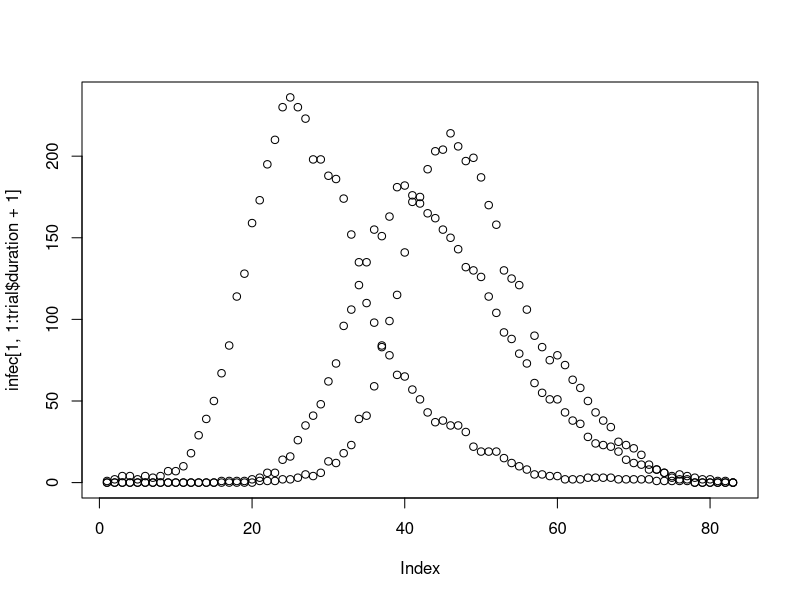

Recreate this plot in R. (Note: this script raises an error after producing the figure.)
#Multi-patch simulation, extension of simple one, it follows the original lines with some modifications
simSIRComplex3.Markov <- function(N, betamatrix, gammas) {
  n<-length(N)
  # initial number of infectives and susceptibles;
  S=N
  S[1]=N[1]-1
  I=rep(0,n)
  I[1]=1
  R=rep(0,n)
  # recording time;
  periods<-rep(0,n)
  t<-0;
  times<-c(t);
  # a vector which records the type of event (1=infection, 2=removal)
  type <- c(1);
  
  #
  
  while (any(I>0)) {
    # time to next event;
    for(i in 1:n){
      if(S[i]*sum(betamatrix[1:n,i]*I)+gammas[i]*I[i]>0){
        periods[i] <-rexp(1,S[i]*sum(betamatrix[1:n,i]*I)+gammas[i]*I[i])
      } else {
        periods[i]<-99999
      }
    }
    k=which.min(periods);
    if (runif(1) <= (S[k]*sum(betamatrix[1:n,k]*I)/(S[k]*sum(betamatrix[1:n,k]*I)+gammas[k]*I[k])) && S[k]>0) {
      # infection
      I[k] <- I[k]+1;
      S[k] <- S[k]-1;
      type <- append(type, k);
      t<-t+min(periods);
      times<-append(times,ceiling(t));
    }
    else if (I[k]>0){
      #removal
      I[k] <- I[k]-1
      R[k]<-R[k]+1
      type <- append(type, k+n);
      t<-t+min(periods);
      times<-append(times,ceiling(t));
    } 
  }
  
  # record the final size , i.e. the number of initially susceptlbles who contracted the disease sometime during the epidemic.
  
  # record the times of events (infections/removals) as well as the type
  # add the following lines in each of the simulation functions
  
  duration <- max(times)
  
  # modify the existing `res` objetct to store the final size and the duration
  
  res <- list("t"=times, "duration" = duration,"type"=type)
  res
}

#examples of parameters, use inputs appropriately
betas=matrix(c(0.0003,0.000025,0.000025,0.000025,0.000025,0.000025,0.000025,0.000025,0.000025,
               0.000025,0.0003,0.000025,0.000025,0.000025,0.000025,0.000025,0.000025,0.000025,
               0.000025,0.000025,0.0003,0.000025,0.000025,0.000025,0.000025,0.000025,0.000025,
               0.000025,0.000025,0.000025,0.0003,0.000025,0.000025,0.000025,0.000025,0.000025,
               0.000025,0.000025,0.000025,0.000025,0.0003,0.000025,0.000025,0.000025,0.000025,
               0.000025,0.000025,0.000025,0.000025,0.000025,0.0003,0.000025,0.000025,0.000025,
               0.000025,0.000025,0.000025,0.000025,0.000025,0.000025,0.0003,0.000025,0.000025,
               0.000025,0.000025,0.000025,0.000025,0.000025,0.000025,0.000025,0.0003,0.000025,
               0.000025,0.000025,0.000025,0.000025,0.000025,0.000025,0.000025,0.000025,0.0003),ncol=9)
betas=matrix(c(0.0003,0.00005,0.00005,0.00005,0.00005,
               0.00005,0.0003,0.00005,0.00005,0.00005,
               0.00005,0.00005,0.0003,0.00005,0.00005,
               0.00005,0.00005,0.00005,0.0003,0.00005,
               0.00005,0.00005,0.00005,0.00005,0.0003),ncol=5)
betas=matrix(c(0.0005,0.000001,0.000001,
               0.000001,0.00045,0.00005,
               0.000001,0.00005,0.00045),ncol=3)
Ns=c(1000,1000,1000,1000,1000,1000,1000,1000,1000)
Ns=c(1000,1000,1000,1000,1000)
Ns=c(1000,1000,1000)
gammas=runif(9,0.2,0.2)
gammas=runif(5,0.2,0.2)
gammas=c(0.2,0.2,0.2)
#example of simulation
trial<-simSIRComplex3.Markov(Ns,betas,gammas)
trial
#looking at the dynamics
infec<-matrix(rep(0,length(Ns)*(trial$duration+1)),nrow=length(Ns))
infec[1,1]=1
remov<-matrix(rep(0,length(Ns)*(trial$duration+1)),nrow=length(Ns))
for(i in 1:trial$duration){
  if (i %in% trial$t){
    for(j in 1:length(Ns)){
      remov[j,i+1]<-remov[j,i]+sum(trial$type[trial$t==i]==(j+length(Ns)));
      infec[j,i+1]<-infec[j,i]+sum(trial$type[trial$t==i]==(j))-sum(trial$type[trial$t==i]==(j+length(Ns)));
    }
  } 
  else{
    for(j in 1:length(Ns)){
    remov[j,i+1]<-remov[j,i];
    infec[j,i+1]<-infec[j,i];
    }
  }  
}

#plotting
plot(infec[1,1:trial$duration+1])
points(infec[2,1:trial$duration+1])
points(infec[3,1:trial$duration+1])
points(infec[4,1:trial$duration+1])
points(infec[5,1:trial$duration+1])
inf=colSums(infec)
plot(inf)
rem=colSums(remov)
plot(rem)

#recording 

write.table(t(infec[1,]), "complex/com_infec_9_1_1.csv", row.names=FALSE,col.names = FALSE,append=F,sep=',')
write.table(t(remov[1,]), "complex/com_remov_9_1_1.csv", row.names=F, col.names = F, append=F,sep=',')
write.table(t(infec[2,]), "complex/com_infec_9_1_2.csv", row.names=FALSE,col.names = FALSE,append=F,sep=',')
write.table(t(remov[2,]), "complex/com_remov_9_1_2.csv", row.names=F, col.names = F, append=F,sep=',')
write.table(t(infec[3,]), "complex/com_infec_9_1_3.csv", row.names=FALSE,col.names = FALSE,append=F,sep=',')
write.table(t(remov[3,]), "complex/com_remov_9_1_3.csv", row.names=F, col.names = F, append=F,sep=',')
write.table(t(infec[4,]), "complex/com_infec_9_1_4.csv", row.names=FALSE,col.names = FALSE,append=F,sep=',')
write.table(t(remov[4,]), "complex/com_remov_9_1_4.csv", row.names=F, col.names = F, append=F,sep=',')
write.table(t(infec[5,]), "complex/com_infec_9_1_5.csv", row.names=FALSE,col.names = FALSE,append=F,sep=',')
write.table(t(remov[5,]), "complex/com_remov_9_1_5.csv", row.names=F, col.names = F, append=F,sep=',')
write.table(t(infec[6,]), "complex/com_infec_9_1_6.csv", row.names=FALSE,col.names = FALSE,append=F,sep=',')
write.table(t(remov[6,]), "complex/com_remov_9_1_6.csv", row.names=F, col.names = F, append=F,sep=',')
write.table(t(infec[7,]), "complex/com_infec_9_1_7.csv", row.names=FALSE,col.names = FALSE,append=F,sep=',')
write.table(t(remov[7,]), "complex/com_remov_9_1_7.csv", row.names=F, col.names = F, append=F,sep=',')
write.table(t(infec[8,]), "complex/com_infec_9_1_8.csv", row.names=FALSE,col.names = FALSE,append=F,sep=',')
write.table(t(remov[8,]), "complex/com_remov_9_1_8.csv", row.names=F, col.names = F, append=F,sep=',')
write.table(t(infec[9,]), "complex/com_infec_9_1_9.csv", row.names=FALSE,col.names = FALSE,append=F,sep=',')
write.table(t(remov[9,]), "complex/com_remov_9_1_9.csv", row.names=F, col.names = F, append=F,sep=',')

write.table(t(inf), "complex/com_infec_9_1.csv", row.names=F, col.names = F, append=F,sep=',')
write.table(t(rem), "complex/com_remov_9_1.csv", row.names=F, col.names = F, append=F,sep=',')




#recording I and R
write.table(t(infec[1,]), "complex/com_infec_3_10_1.csv", row.names=FALSE,col.names = FALSE,append=F,sep=',')
write.table(t(remov[1,]), "complex/com_remov_3_10_1.csv", row.names=F, col.names = F, append=F,sep=',')
write.table(t(infec[2,]), "complex/com_infec_3_10_2.csv", row.names=FALSE,col.names = FALSE,append=F,sep=',')
write.table(t(remov[2,]), "complex/com_remov_3_10_2.csv", row.names=F, col.names = F, append=F,sep=',')
write.table(t(infec[3,]), "complex/com_infec_3_10_3.csv", row.names=FALSE,col.names = FALSE,append=F,sep=',')
write.table(t(remov[3,]), "complex/com_remov_3_10_3.csv", row.names=F, col.names = F, append=F,sep=',')
#total
write.table(t(inf), "complex/com_infec_3_10.csv", row.names=F, col.names = F, append=F,sep=',')
write.table(t(rem), "complex/com_remov_3_10.csv", row.names=F, col.names = F, append=F,sep=',')

#simulating 999 additionally and recording
k<-0
while (k<999){
  trial=simSIRComplex3.Markov(Ns,betas,gammas)
  infec<-matrix(rep(0,length(Ns)*(trial$duration+1)),nrow=length(Ns))
  infec[1,1]=1
  remov<-matrix(rep(0,length(Ns)*(trial$duration+1)),nrow=length(Ns))
  for(i in 1:trial$duration){
    if (i %in% trial$t){
      for(j in 1:length(Ns)){
        remov[j,i+1]<-remov[j,i]+sum(trial$type[trial$t==i]==(j+length(Ns)));
        infec[j,i+1]<-infec[j,i]+sum(trial$type[trial$t==i]==(j))-sum(trial$type[trial$t==i]==(j+length(Ns)));
      }
    } 
    else{
      for(j in 1:length(Ns)){
        remov[j,i+1]<-remov[j,i];
        infec[j,i+1]<-infec[j,i];
      }
    }  
  }
  if (max(infec)>50 && (sum(infec[1:length(Ns),1:10])+sum(remov[1:length(Ns),1:10]))>10){
    write.table(t(infec[1,]), "complex/com_infec_3_10_1.csv", row.names=FALSE,col.names = FALSE,append=T,sep=',')
    write.table(t(remov[1,]), "complex/com_remov_3_10_1.csv", row.names=F, col.names = F, append=T,sep=',')
    write.table(t(infec[2,]), "complex/com_infec_3_10_2.csv", row.names=FALSE,col.names = FALSE,append=T,sep=',')
    write.table(t(remov[2,]), "complex/com_remov_3_10_2.csv", row.names=F, col.names = F, append=T,sep=',')
    write.table(t(infec[3,]), "complex/com_infec_3_10_3.csv", row.names=FALSE,col.names = FALSE,append=T,sep=',')
    write.table(t(remov[3,]), "complex/com_remov_3_10_3.csv", row.names=F, col.names = F, append=T,sep=',')
    inf=colSums(infec)
    rem=colSums(remov)
    write.table(t(inf), "complex/com_infec_3_10.csv", row.names=F, col.names = F, append=T,sep=',')
    write.table(t(rem), "complex/com_remov_3_10.csv", row.names=F, col.names = F, append=T,sep=',')
    k<-k+1
  } 
}




